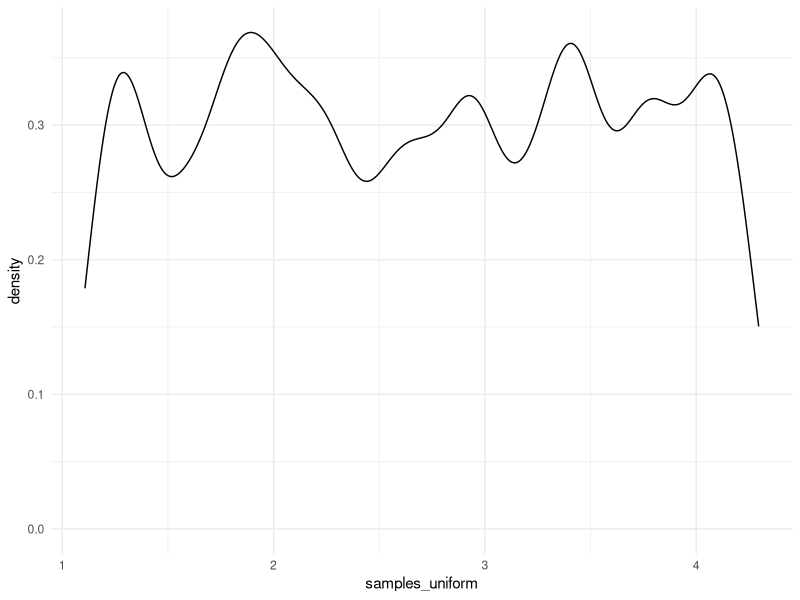
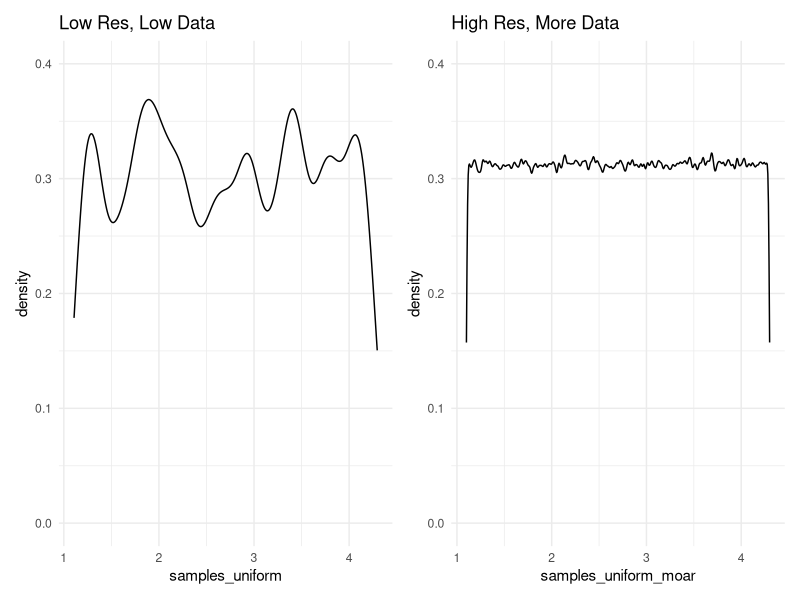
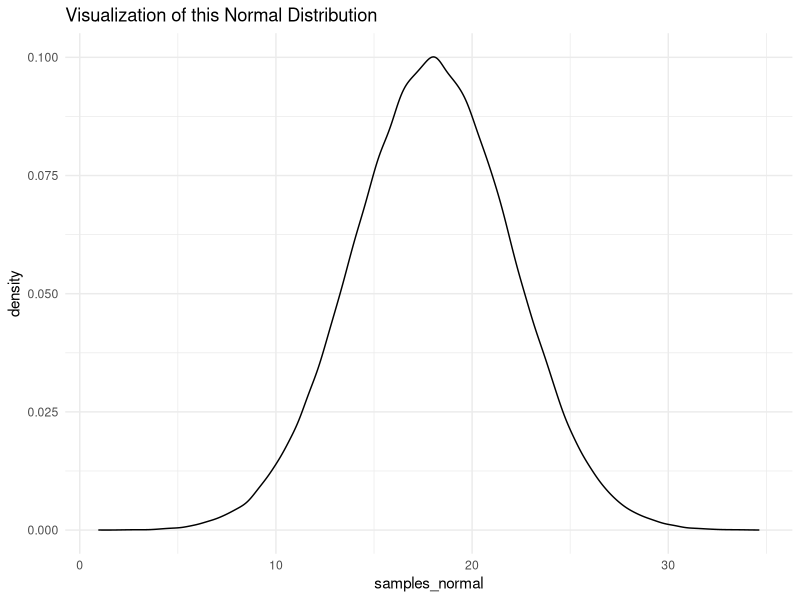
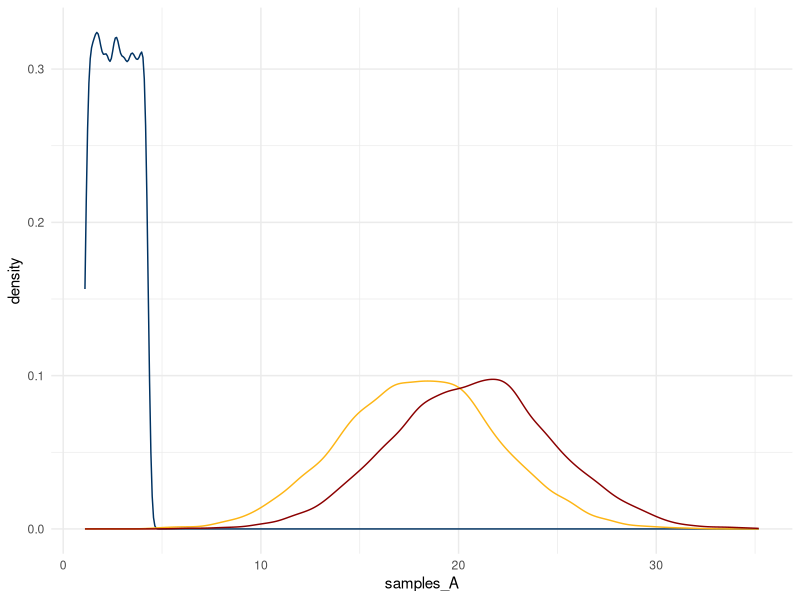

These figures' R source, in order:
## ---- chunk 1
library(tidyverse)
library(patchwork)

theme_set(theme_minimal())
## ---- chunk 2
knitr::include_app('http://www.statistics.wtf/PDF_Explorer/', height="1000px")
## ---- chunk 3
samples_uniform <- runif(n=1000, min=1.1, max=4.3)
## ---- chunk 4
samples_uniform[1:20]
## ---- chunk 5
ggplot() + 
  aes(x=samples_uniform) + 
  geom_density(bw=0.1)
## ---- chunk 6
samples_uniform_moar <- runif(n=1000000, min=1.1, max=4.3)
## ---- chunk 7
plot_low_res <- ggplot()  + 
  aes(x=samples_uniform)  + 
  geom_density(bw=0.1)    + 
  lims(y=c(0,0.4))        + 
  labs(title = 'Low Res, Low Data')

plot_high_res <- ggplot()     + 
  aes(x=samples_uniform_moar) + 
  geom_density(bw=0.01)       + 
  lims(y=c(0,0.4))            + 
  labs(title = 'High Res, More Data')

plot_low_res | plot_high_res
## ---- chunk 8
samples_normal <- rnorm(n=100000, mean=18, sd=4)
## ---- chunk 9
samples_normal[1:20]
## ---- chunk 10
ggplot() + 
  aes(x=samples_normal) + 
  geom_density() + 
  labs(title='Visualization of this Normal Distribution')
## ---- chunk 11
samples_A <- runif(n=10000, min=1.1, max=4.3)
samples_B <- rnorm(n=10000, mean=18, sd=4)

samples_C <- samples_A + samples_B
## ---- chunk 12
plot_C <- ggplot() + 
  aes(x=samples_C) + 
  geom_density()

plot_C_and_A_and_B <- ggplot()   + 
  geom_density(aes(x=samples_A), color = '#003262') + 
  geom_density(aes(x=samples_B), color = '#FDB515') + 
  geom_density(aes(x=samples_C), color = 'darkred')

plot_C_and_A_and_B
